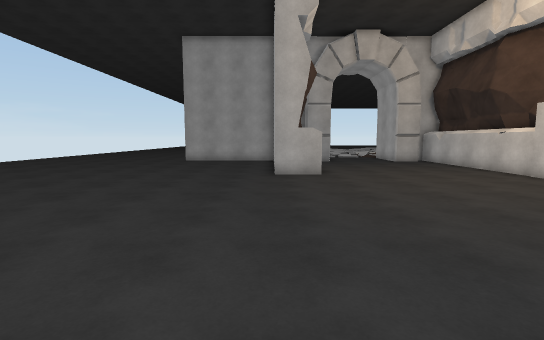
[1] (above)

16 first-person views from a walk through a 3-D level made in the Unity game engine. The camera is 1.5 m above the floor, tilts 6° down and sees 85° across. The floor is counted in squares, 1 m on a side. Each view is taken from the middle of a square. On the plan, view 1 faces up. The plan holds only what a view shows up to about 15 squares ahead; the rest is blank. The place goes on beyond the plan. Some animated figures are not drawn.

[2]
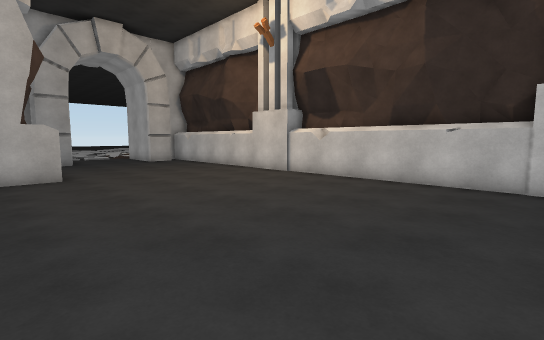

[3]
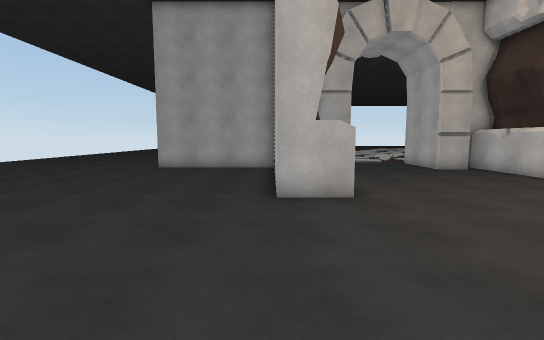

[4]
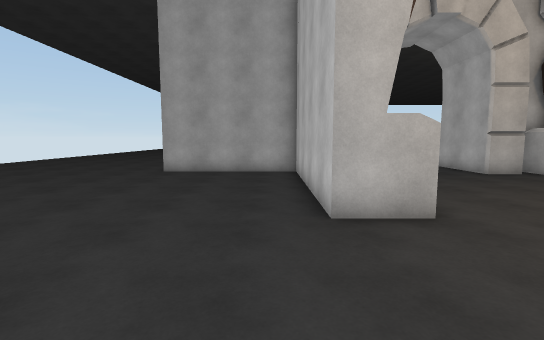

[5]
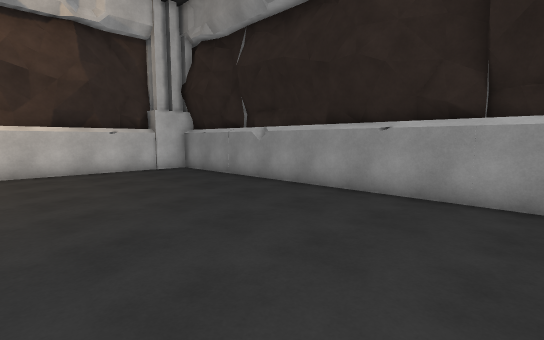

[6]
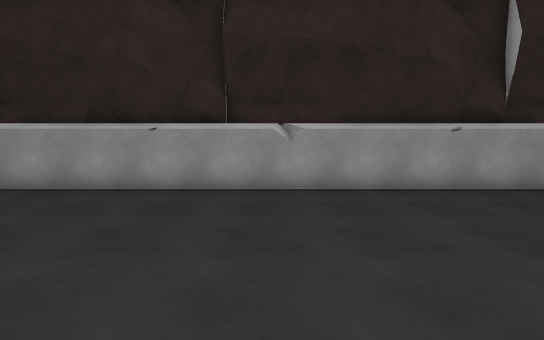

[7]
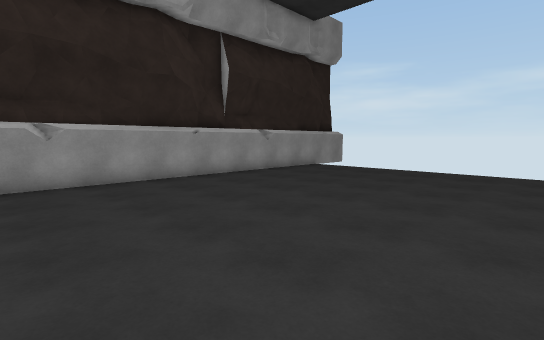

[8]
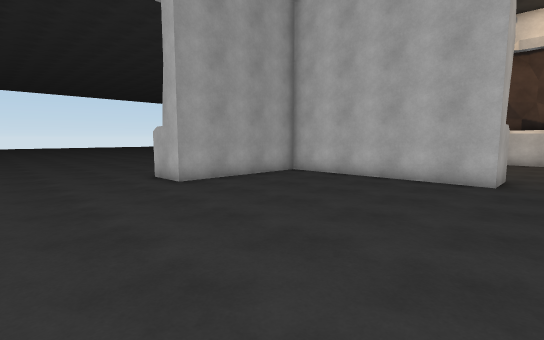

[9]
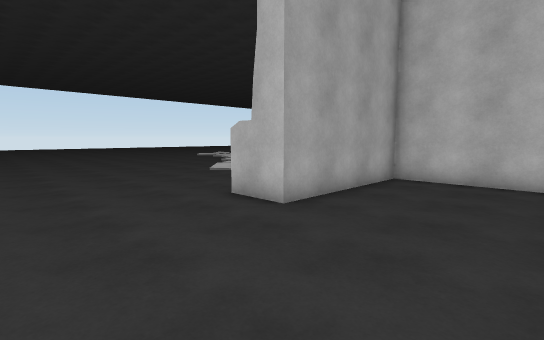

[10]
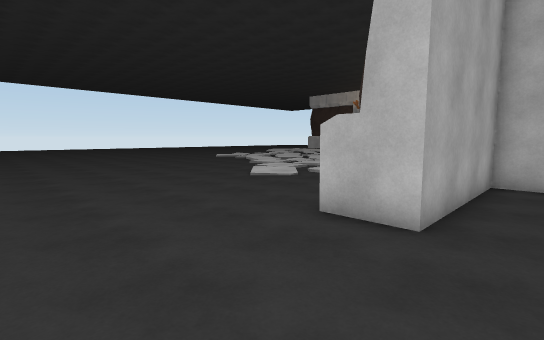

[11]
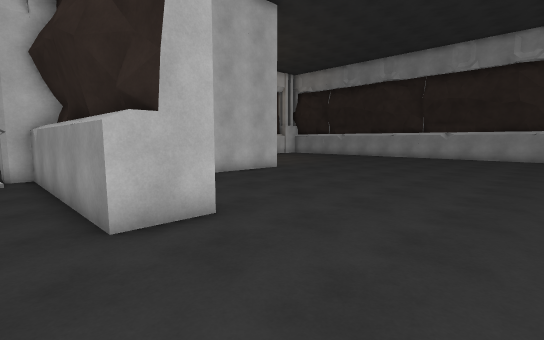

[12]
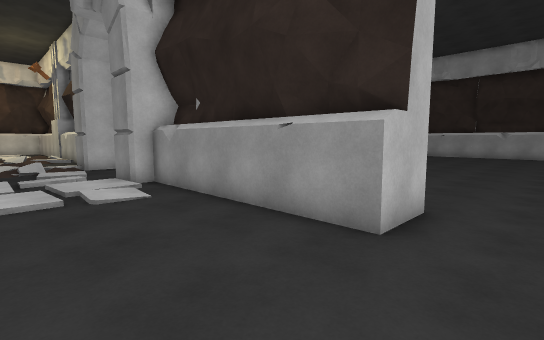

[13]
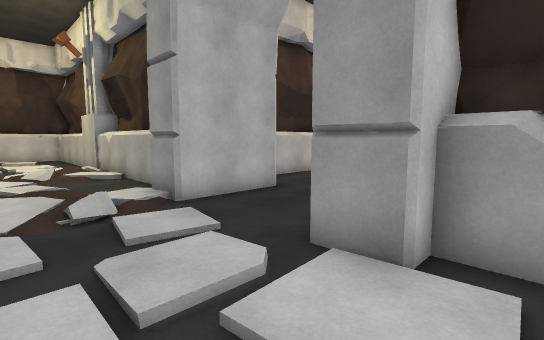

[14]
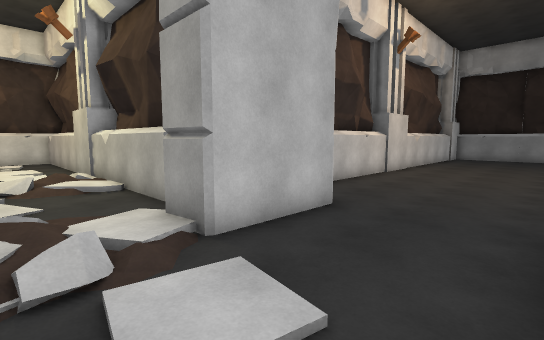

[15]
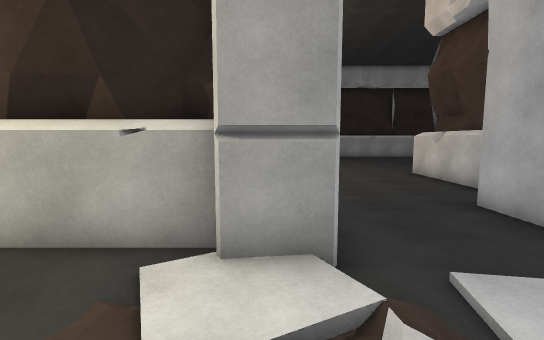

[16]
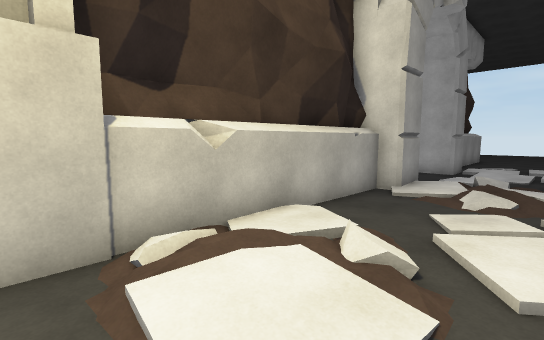

### Floor plan
Key: @ floor where view 1 was taken; # wall or solid block; . main floor; : floor 0.25 m higher than the main floor; / step, stairs or slope; O other object.
Columns run from 11 left of view 1 to 19 right of it. Each row starts with its distance up from view 1.
 27 .........../:/.:... / .//:/.  /
 26 ...........///./.../  /.////
 25 ...........//:/:.../  ..../
 24 ............/:/..../ :.../   /.
 23 .............###...#O#.../://##
 22 .....###########...###########
 21 .....#######   #...###
 20 ...........#   #...####
 19 ...........#  ........#
 18 ...........#  ........#
 17 ...........###........#
 16 ...........###........#
 15 ...........###........#
 14 ...........###........#
 13 ...........###........#
 12 ......................#
 11 .....................##
 10 .....................##
  9 ......................#
  8 ......................#
  7 ......................#
  6 ......................#
  5 ......................#
  4 ......................#
  3 ......................#
  2 ......................#
  1 ......................#
  0 ...........@.........##
 -1 ######################

Where each view was taken, in squares from view 1:
view 1: 0 up, 0 right, facing up
view 2: 0 up, 0 right, facing up-right
view 3: 5 up, 0 right, facing up
view 4: 7 up, 1 left, facing up
view 5: 7 up, 4 left, facing down-right
view 6: 8 up, 4 left, facing down
view 7: 10 up, 3 left, facing down-left
view 8: 11 up, 11 left, facing up-right
view 9: 16 up, 11 left, facing up-right
view 10: 19 up, 11 left, facing up-right
view 11: 24 up, 11 left, facing down-right
view 12: 27 up, 8 left, facing down-right
view 13: 27 up, 1 right, facing down-right
view 14: 26 up, 4 right, facing down-right
view 15: 27 up, 9 right, facing down
view 16: 27 up, 19 right, facing down-left
